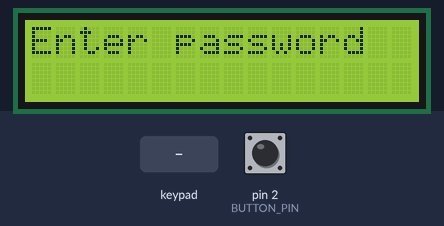
A program run on a simulated Arduino Uno, built with avr-gcc and run on an emulated ATmega328P. Parts: 16×2 character LCD. The inputs (shaded band) are chosen by the test bench; at power-on: pin 2 (BUTTON_PIN) LOW.

Above: at 1.2 s.
1.3 s: keypad keys 1 2 3 4 * pressed 0.4 s apart
At 3.6 s:
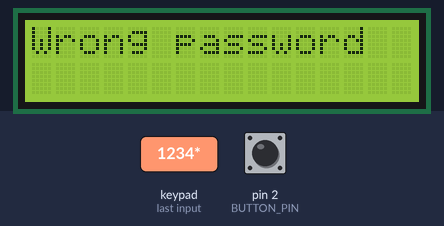
4.8 s: pin 2 (BUTTON_PIN) pulled HIGH for 0.15 s
At 5.9 s:
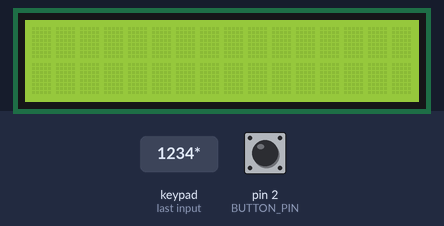
6.4 s: key '1' pressed
At 7.4 s:
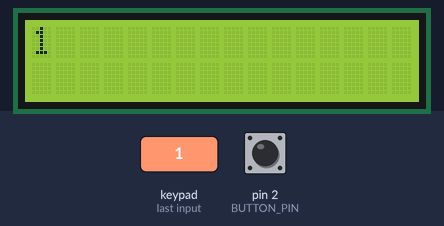
7.9 s: key '2' pressed
At 8.4 s:
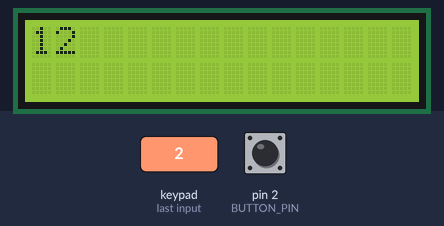
9.4 s: keypad keys 1 2 3 4 pressed 0.4 s apart
At 11.5 s:
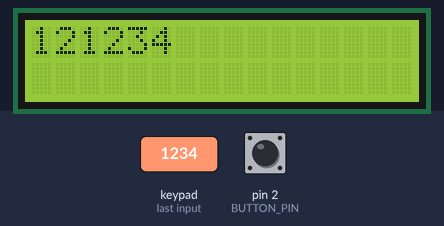
12.5 s: pin 2 (BUTTON_PIN) pulled HIGH for 1 s
At 13.0 s:
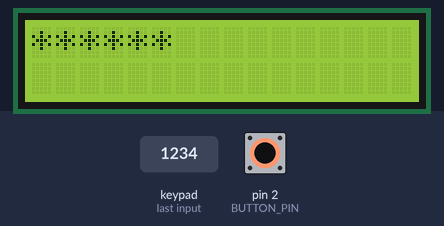
Timing chart, 0 to 15.5 s (numbered marks = the images above; inputs shaded):
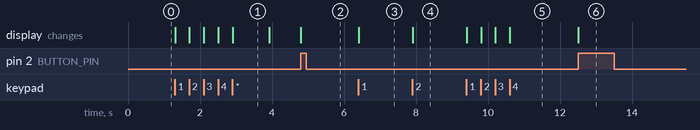

Measured:
- after the input at 1.3 s, the display: first changes at once (image 1 shows a later state)
- after the input at 4.8 s, the display: changes at once (image 2)
- after the input at 6.4 s, the display: changes at once (image 3)
- after the input at 7.9 s, the display: changes at once (image 4)
- after the input at 9.4 s, the display: first changes at once (image 5 shows a later state)
- after the input at 12.5 s, the display: changes at once (image 6)
- what the display in image 1 shows lasts 1.0 s, from 2.9 s to 3.9 s

The program:

main.cpp
```cpp
/* The packages used to implement this system are listed below. */
#include <Arduino.h>
#include <Keypad.h>
#include <LiquidCrystal.h>


/* The constant variables such as pin numbers are listed below, along with their description. */
// The maximum length of the password; can be easily modified.
#define MAX_LENGTH 10

// The pins of the button and the keypad.
#define BUTTON_PIN 2
#define ROW_PIN_A 13
#define ROW_PIN_B 12
#define ROW_PIN_C 3
#define ROW_PIN_D 4
#define COLUMN_PIN_1 5
#define COLUMN_PIN_2 6
#define COLUMN_PIN_3 7
#define LCD_CONTROLL_1 A0
#define LCD_CONTROLL_2 A1
#define LCD_DATA_4 11
#define LCD_DATA_5 10
#define LCD_DATA_6 9
#define LCD_DATA_7 8


void DisplayPassword();

/* The global variables are defined here.*/
// The hardcoded correct password.
const char CORRECT_PASSWORD[] = {'1', '2', '3', '4', '5', '6', '0', '\0'};

// Configuration of the keypad.
const byte Rows = 4;
const byte Columns = 3;
char HexaKeyers[Rows][Columns] = {
	{'1', '2', '3'},
	{'4', '5', '6'},
	{'7', '8', '9'},
	{'*', '0', '#'}
};
byte RowPins[Rows] = {ROW_PIN_A, ROW_PIN_B, ROW_PIN_C, ROW_PIN_D};
byte ColumnPins[Columns] = {COLUMN_PIN_1, COLUMN_PIN_2, COLUMN_PIN_3};
Keypad PasswordKeypad = Keypad
(
	makeKeymap(HexaKeyers),
	RowPins, ColumnPins,
	Rows, Columns
);

// Configuration of the LCD.
LiquidCrystal PasswordLCD = LiquidCrystal
(
	LCD_CONTROLL_1, LCD_CONTROLL_2,
	LCD_DATA_4, LCD_DATA_5, LCD_DATA_6, LCD_DATA_7
);

// The values associated with password are listed below.
// The +1 is because of the NULL terminator.
char Password[MAX_LENGTH + 1] = "\0";
byte PasswordSize = 0;
volatile bool PasswordShow;
volatile bool PasswordChanged;

// Messages that are meant to be sent to the display are listed below.
const char SuccessMessage[] = "Access is granted";
const char FailureMessage[] = "Wrong password";
const char WelcomeMessage[] = "Enter password";

/* The functions are listed below along with their implementation. */
// Adds one character to the end of the password string; invoked when the user
// pushes a number key on the keypad.
void AddCharacter(const char character)
{
	if (PasswordSize < MAX_LENGTH) {
		Password[PasswordSize] = character;
		Password[PasswordSize + 1] = '\0';
		PasswordSize++;
	}
}

// Deletes the last character; invoked when the user presses '#' on the keypad.
void DeleteLastCharacter()
{
	if (PasswordSize > 0) {
		Password[PasswordSize - 1] = '\0';
		PasswordSize--;
	}
}

// Toggles the visiablity of the password; invoked when the user pushes the button.
void TogglePasswordShow()
{
	PasswordShow = !PasswordShow;
	PasswordChanged = true;
}

// This function decides, depeneding on whether the correct password is entered,
// to whether print the success message or the failure one.
void PrintLoginMessage(const bool isCorrect)
{
	PasswordLCD.clear();
	if (isCorrect) PasswordLCD.print(SuccessMessage);
	else PasswordLCD.print(FailureMessage);

	// Reseting the password.
	memset(Password, 0, sizeof(Password));
	PasswordSize = 0;
	delay(1000);
	PasswordLCD.clear();
	PasswordLCD.print(WelcomeMessage);
}

// This functions compares the entered password with the correct password
// and returns true if they match; otherwise, it returns false.
bool SubmitPassword()
{
	if (strcmp(CORRECT_PASSWORD, Password) == 0) return true;
	else return false;
}

// This function sends the content of the password to the LCD.
// If PasswordShow is false, it only sends '*' character.
void DisplayPassword()
{
	PasswordLCD.clear();
	if (PasswordSize == 0) {
		return;
	}
	if (PasswordShow == true) {
		PasswordLCD.print(Password);
	}
	else {
		char StarString[PasswordSize];
		for (int i = 0; i < PasswordSize; i++) {
			StarString[i] = '*';
		}
		StarString[PasswordSize] = '\0';
		PasswordLCD.print(StarString);
	}
	delay(10);
}

void setup() {
	Serial.begin(9600);
	pinMode(BUTTON_PIN, INPUT);
	attachInterrupt
	(
		digitalPinToInterrupt(BUTTON_PIN),
		TogglePasswordShow,
		RISING
	);
	PasswordShow = false;
	PasswordChanged = false;
	PasswordLCD.begin(16, 2);
	PasswordLCD.print(WelcomeMessage);
	delay(10);
}

void loop() {
	if (PasswordChanged) {
		DisplayPassword();
		PasswordChanged = false;
	}
	char ReadCharacter = PasswordKeypad.getKey();
	if (ReadCharacter) {
		if (ReadCharacter != '#' && ReadCharacter != '*') {
			AddCharacter(ReadCharacter);
			DisplayPassword();
		}
		else if (ReadCharacter == '#') {
			DeleteLastCharacter();
			DisplayPassword();
		}
		else if (ReadCharacter == '*') {
			bool IsPasswordCorrect = SubmitPassword();
			PrintLoginMessage(IsPasswordCorrect);
		}
		delay(10);
	}
}
```
